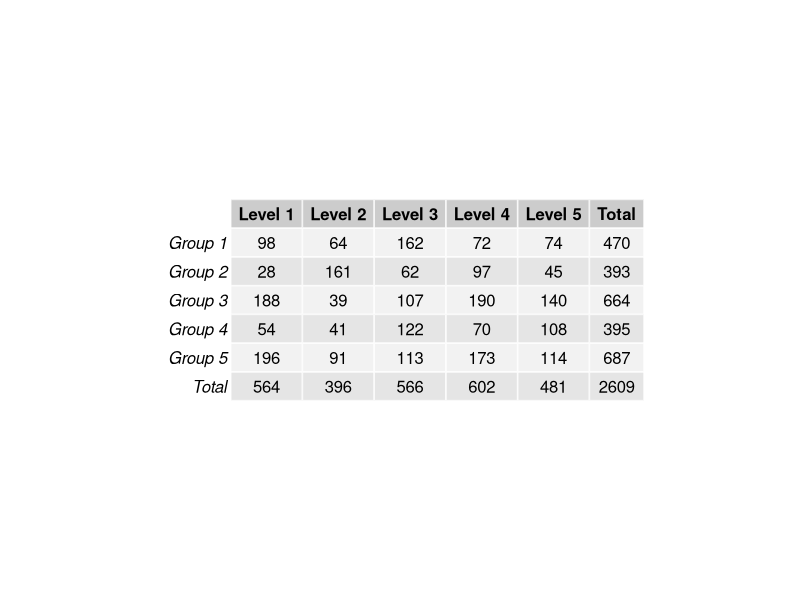
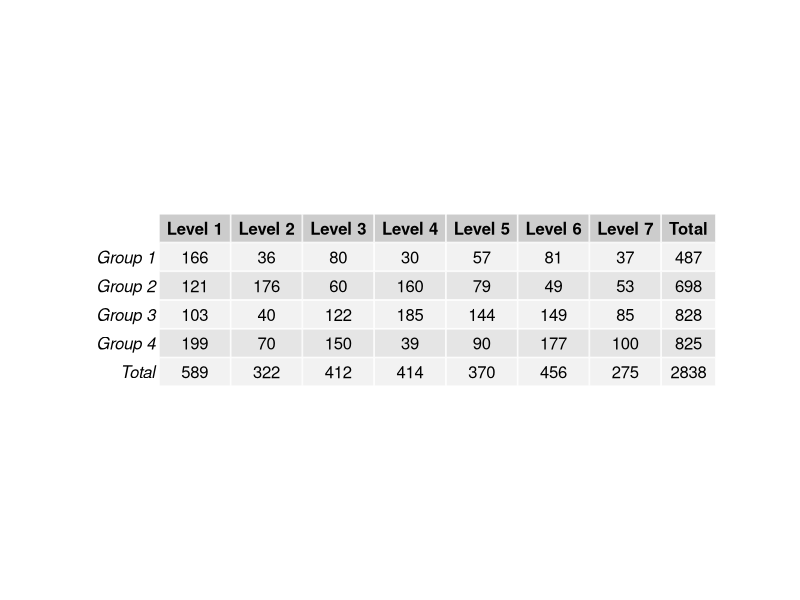
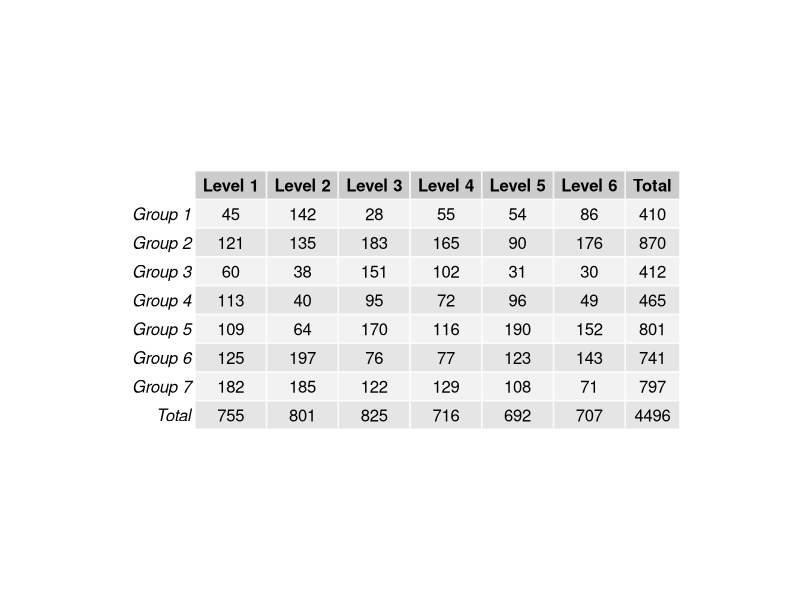
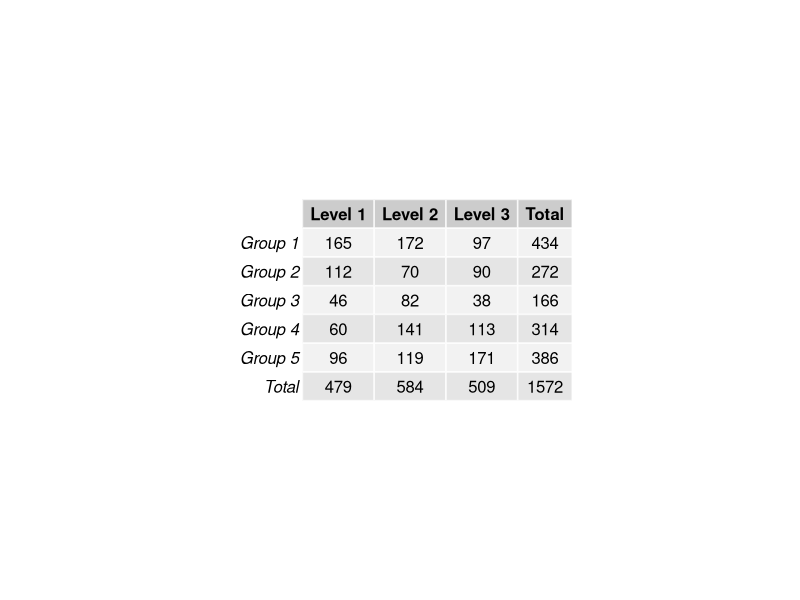
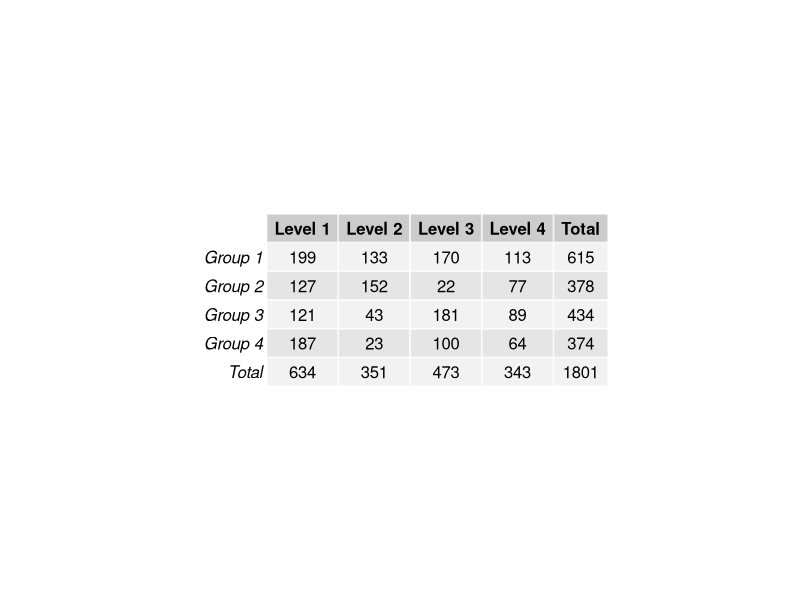
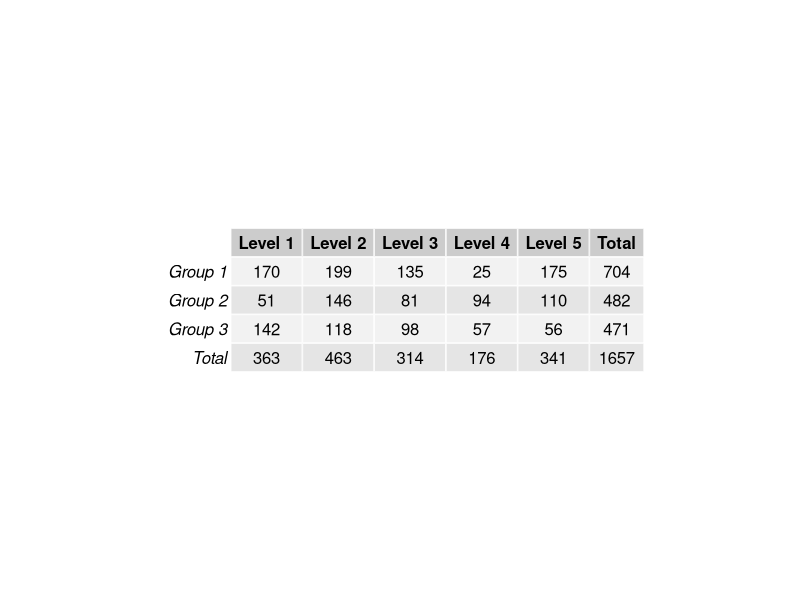
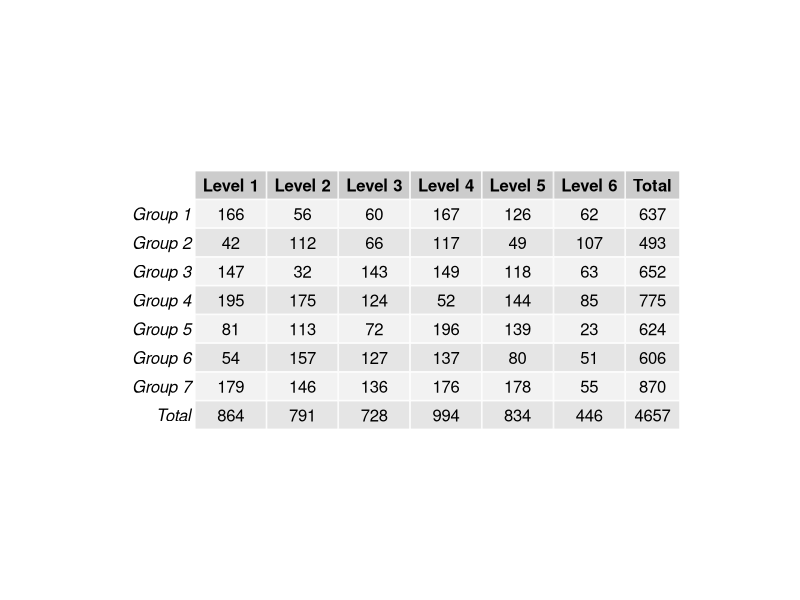
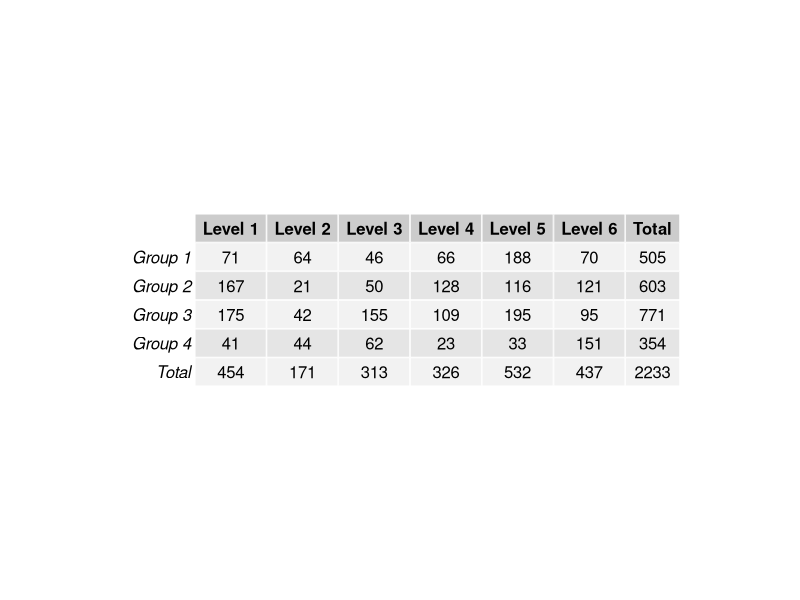

These figures' R source, in order: (Note: this script raises an error after producing the figures.)
##### ChisqMC5 #####
library(gridExtra) # the pacakge needed for this particular question to create multiple grid-level plots in a page
ChisqMC5= function(
title = "ChisqMC5", # Question-bank title that will be easily viewable in e-learning
n = 200, # Number of questions to generate
type = "MC", # The question type, one of many possible types on e-learning
answers = 5, # Number of answers per MC question
points.per.q = 4, # Number of points the question is worth (on the test)
difficulty = 1, # An easily viewable difficulty level on e-learning
quest.txt1 = "The above table contains frequency data across two categorical variables. Given that the ",
quest.txt2 = " cell's expected count is ",
quest.txt3 = ", calculate that cell's contribution to the summation in a chi square test statistic.", # The above 3 question texts are static text for the full question
digits = 2, # This is the number of decimal places to round off the data
loc.path = "Images/", # This is the local path used to store any randomly generated image files
e.path = "Images/", # This is the path on e-learning used to store any above-implemented image files
hint = "You need the formula for the chi square test statistic from your chapter on chi squares. You don't need to calculate the entire chi square test statistic. Pick the closest answer.", # This is a student hint, visible to them during the exam on e-learning
feedback = "(E - O)^2/E" # This is student feedback, visible after the exam
)
{
param <- c("NewQuestion","ID","Title","QuestionText","Points","Difficulty", "Image",
           rep("Option", answers),"Hint","Feedback") # These are setting row names for the CSV file
questions <- data.frame() # This opens a data frame to store the randomly generated questions below
for(i in 1:n)
{
  ID <- paste(title, i, sep = "-") # The ID of the specific question within the bank, title + question number in the loop
  points <- sample(c(rep(0,answers-1),100),replace=F) # The proportion of points assigned to each possible answer, 1 if correct or 0 if incorrect
  corr.ind <- 7 + which.max(points) # This is the row index of the correct answer
  decis1 <- sample(3:7, size = 1) # creating the highest limit of number of groups
  decis2 <- sample(3:7, size = 1) # creating the highest limit of number of levels
  rn <- c()
  cn <- c()
  for(d in 1:decis1){rn[d] <- paste("Group", d)} # reporting the group number in the table in each row
  for(e in 1:decis2){cn[e] <- paste("Level", e)} # reporting the level number in the table in each column
  data <- matrix(sample(20:200, size = decis1*decis2), nrow = decis1, ncol = decis2,
                 dimnames = list(rn, cn)) # randomly creating the cell values in a matrix
  data <- addmargins(data, FUN = list(Total = sum), quiet = TRUE) # creating boundaries around and within the matrix to represent it as a table
  decis3 <- c(sample(1:decis1, size = 1), sample(1:decis2, size = 1)) # collecting all the group and level numbers in a vector
  data1 <- paste(rn[decis3[1]], cn[decis3[2]], sep = ", ") # randomly choosing a cell number
  data2 <- round((data[decis3[1], decis2 + 1])*(data[decis1 + 1, decis3[2]])/sum(data[-(decis1 + 1), decis2 + 1]), digits = digits) # creating the expected count of the cell
  o <- data[decis3[1], decis3[2]] # creating the observed count
  corr.ans <- round((data2 - o)^2/data2, digits = digits) # This is the correct answer to the question 
  up.min <- corr.ans + .3 # This is the minimum value for incorrect answers above the correct answer
  down.max <- corr.ans - .3 # This is the maximum value for incorrect answers below the correct answer
  ans.txt <- sample(if(corr.ans <= 10){seq(up.min, up.min + 10, 10^-digits)}
                    else{if(corr.ans >= 40){seq(down.max - 20, down.max, 10^-digits)}
                      else{c(seq(down.max - 10, down.max, 10^-digits),
                             seq(up.min, up.min + 20, 10^-digits))}},
                    size = answers) # These are randomly generated incorrect answers.
  content <- c(type, ID, ID, paste(quest.txt1, data1, quest.txt2, data2, quest.txt3, sep = ""),
               points.per.q, difficulty, paste(e.path, paste(title, i, sep = "-"), ".jpeg", sep = ""),
               points, hint, feedback) # This is collecting a lot of the above information into a single vector
  options <- c(rep("",7), ans.txt, rep("",2)) # This is collecting the incorrect answers above, and indexing them correctly by row
  options[corr.ind] <- corr.ans # This is imputing the correct answer at the appropriate row index
  questions[(1+(9+answers)*i):((9+answers)*(i+1)),1] <- param # This is indexing and storing all the row names
  questions[(1+(9+answers)*i):((9+answers)*(i+1)),2] <- content # Indexing and storing all the content
  questions[(1+(9+answers)*i):((9+answers)*(i+1)),3] <- options # Indexing and storing the answers, both incorrect and correct
  jpeg(filename=paste(loc.path, paste(title, i, sep = "-"), ".jpeg", sep = ""),
       height = 25*nrow(data), width = 65*ncol(data)) # creating the image files in the designated place
  p <- tableGrob(data) # Creating the summary statistics for the graphical item
  grid.arrange(p) # arranging all the summary statistics for the graphical items in one location
  dev.off()
}
questions <- questions[((10+answers)):((9+answers)*(n+1)),] # Storing only what's needed for e-learning upload as a CSV file
write.table(questions, sep=",", file=paste(title, ".csv", sep = ""),
            row.names=F, col.names=F) # Writing the CSV file
}

ChisqMC5() # creating the csv file